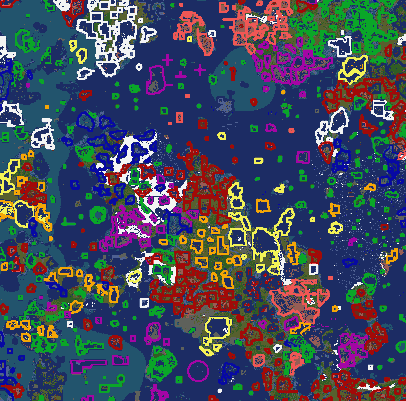
#> input picture dynmap_010.png, 406 x 401 px; the run also reads 1 picture not shown here
$ python test_visualization.py
#> lines starting #> are read from the running program, lines starting #| are printed output that depends on the picture; after the words box and inside, x2 and y2 are one past the last pixel; in counts of white or black regions, pixels touching at a corner belong together
#> in main, current_img is the input picture: PIL image 406x401 RGB; mean R, G, B 68.5, 73.7, 92.9
#!/usr/bin/env python3
"""
Test script for visualizing disappeared claim pixels.
"""

import os
from PIL import Image, ImageDraw
import numpy as np
from datetime import datetime

def get_disappeared_mask(current, previous, color_name):
    """
    Create a mask of pixels where a specific color disappeared between images.
    """
    # Define land claim colors with common variations
    land_claim_colors = {
        "red": [(163, 9, 7), (162, 8, 6), (164, 10, 8)],
        "green": [(10, 166, 40), (9, 165, 39), (11, 167, 41)],
        "purple": [(164, 5, 165), (163, 4, 164), (165, 6, 166)],
        "blue": [(7, 9, 164), (6, 8, 163), (8, 10, 165)],
        "orange": [(244, 166, 6), (243, 165, 5), (245, 167, 7)],
        "yellow": [(243, 242, 86), (242, 241, 85), (244, 243, 87), (240, 240, 80), (245, 245, 90)],
        "white": [(243, 244, 243), (242, 243, 242), (244, 245, 244)],
        "coral": [(240, 87, 85), (239, 86, 84), (241, 88, 86)]
    }

    # Get color variations for this color
    color_variations = land_claim_colors.get(color_name, [])
    if not color_variations:
        print(f"Warning: Unknown color name: {color_name}")
        return np.zeros((current.shape[0], current.shape[1]), dtype=bool)

    # Create masks for this color in both images
    current_mask = np.zeros((current.shape[0], current.shape[1]), dtype=bool)
    previous_mask = np.zeros((previous.shape[0], previous.shape[1]), dtype=bool)

    # Add each variation to the mask
    for color_rgb in color_variations:
        r, g, b = color_rgb

        # Exact matching for current image
        current_color_mask = (
            (current[:,:,0] == r) &
            (current[:,:,1] == g) &
            (current[:,:,2] == b)
        )
        current_mask = current_mask | current_color_mask

        # Exact matching for previous image
        previous_color_mask = (
            (previous[:,:,0] == r) &
            (previous[:,:,1] == g) &
            (previous[:,:,2] == b)
        )
        previous_mask = previous_mask | previous_color_mask

    # Find areas where color existed before but not now
    disappeared_mask = previous_mask & ~current_mask

    return disappeared_mask

def analyze_color_pixel_counts(current, previous):
    """
    Analyze changes in pixel counts for each land claim color.
    """
    # Define land claim colors with common variations
    land_claim_colors = {
        "red": [(163, 9, 7), (162, 8, 6), (164, 10, 8)],
        "green": [(10, 166, 40), (9, 165, 39), (11, 167, 41)],
        "purple": [(164, 5, 165), (163, 4, 164), (165, 6, 166)],
        "blue": [(7, 9, 164), (6, 8, 163), (8, 10, 165)],
        "orange": [(244, 166, 6), (243, 165, 5), (245, 167, 7)],
        "yellow": [(243, 242, 86), (242, 241, 85), (244, 243, 87), (240, 240, 80), (245, 245, 90)],
        "white": [(243, 244, 243), (242, 243, 242), (244, 245, 244)],
        "coral": [(240, 87, 85), (239, 86, 84), (241, 88, 86)]
    }

    # Get pixel counts for each color
    current_counts = {}
    previous_counts = {}

    for color_name, variations in land_claim_colors.items():
        # Initialize masks
        current_mask = np.zeros((current.shape[0], current.shape[1]), dtype=bool)
        previous_mask = np.zeros((previous.shape[0], previous.shape[1]), dtype=bool)

        # Add each variation to the mask
        for color_rgb in variations:
            r, g, b = color_rgb

            # Exact matching for current image
            current_color_mask = (
                (current[:,:,0] == r) &
                (current[:,:,1] == g) &
                (current[:,:,2] == b)
            )
            current_mask = current_mask | current_color_mask

            # Exact matching for previous image
            previous_color_mask = (
                (previous[:,:,0] == r) &
                (previous[:,:,1] == g) &
                (previous[:,:,2] == b)
            )
            previous_mask = previous_mask | previous_color_mask

        # Count pixels for this color
        current_counts[color_name] = np.sum(current_mask)
        previous_counts[color_name] = np.sum(previous_mask)
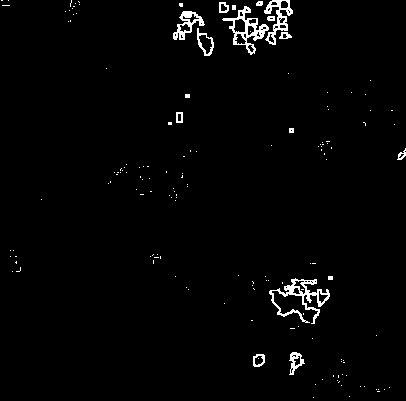
#> current_mask: shape (401, 406) bool; 1.9% white in thin lines or dots
#> previous_mask: shape (401, 406) bool; 1.9% white in thin lines or dots
#> after the loop, current_counts = {'red': 9791, 'green': 9788, 'purple': 4645, 'blue': 3934, 'orange': 3066, 'yellow': 2880, 'white': 6043, 'coral': 3126}; previous_counts = {'red': 9790, 'green': 9796, 'purple': 4645, 'blue': 3934, 'orange': 3066, 'yellow': 2831, 'white': 6043, 'coral': 3138}

    # Detect decreases in pixel counts
    disappeared_claims = {}
    total_disappeared_pixels = 0

    for color_name in land_claim_colors:
        if previous_counts[color_name] > 0:  # Avoid division by zero
            decrease = previous_counts[color_name] - current_counts[color_name]
            percent_decrease = (decrease / previous_counts[color_name]) * 100

            # Any decrease > 0 is significant for this test
            if decrease > 0:
                disappeared_claims[color_name] = {
                    'previous_count': int(previous_counts[color_name]),
                    'current_count': int(current_counts[color_name]),
                    'decrease': int(decrease),
                    'percent_decrease': float(percent_decrease)
                }
                total_disappeared_pixels += int(decrease)
                print(f"Detected disappearance in {color_name}: {decrease} pixels ({percent_decrease:.1f}%)")
#> this loop made 8 passes
#> (decrease, percent_decrease, total_disappeared_pixels) on passes 2, 8: (8, 0.0817, 8), (12, 0.382, 20)
#> (decrease, percent_decrease) on passes 1, 3, 4, 5, 6, 7: (-1, -0.0102), (0, 0), (0, 0), (0, 0), (-49, -1.73), (0, 0)
#| Detected disappearance in green: 8 pixels (0.1%)
#| Detected disappearance in coral: 12 pixels (0.4%)
#> after the loop, disappeared_claims = 2 items; total_disappeared_pixels = 20

    return disappeared_claims, total_disappeared_pixels

def main():
    # Use existing images for testing
    current_image_path = "dynmap_010.png"  # Replace with your current image
    previous_image_path = "dynmap_011.png"  # Replace with your previous image

    # Dim factor to make disappeared claims stand out
    dim_factor = 0.5  # 50% brightness - change this to test different values

    if not os.path.exists(current_image_path) or not os.path.exists(previous_image_path):
        print(f"Error: Couldn't find test images. Please make sure {current_image_path} and {previous_image_path} exist.")
        return

    # Load and convert images to RGB
    current_img = Image.open(current_image_path).convert('RGB')
    previous_img = Image.open(previous_image_path).convert('RGB')

    # Convert to numpy arrays
    current = np.array(current_img)
    previous = np.array(previous_img)

    print("Analyzing color pixel counts...")
    disappeared_claims, total_disappeared_pixels = analyze_color_pixel_counts(current, previous)
#> disappeared_claims = 2 items; total_disappeared_pixels = 20

    if total_disappeared_pixels > 0:
        print(f"Found {total_disappeared_pixels} total disappeared claim pixels across {len(disappeared_claims)} colors")
#| Found 20 total disappeared claim pixels across 2 colors

        # Create visualization
        print("Creating pixel-perfect visualization...")
        vis_img = current_img.copy()

        # Convert to RGB mode if needed
        if vis_img.mode != 'RGB':
            vis_img = vis_img.convert('RGB')

        # Dim the entire image
        print(f"Dimming background image by {(1-dim_factor)*100:.1f}% to make disappeared claims stand out...")
        pixels = np.array(vis_img)
        pixels = (pixels * dim_factor).astype(np.uint8)  # Reduce brightness
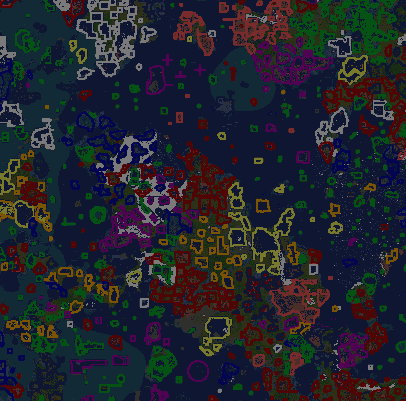
#> pixels: shape (401, 406, 3); mean R, G, B 34.1, 36.8, 46.3
        vis_img = Image.fromarray(pixels)

        draw = ImageDraw.Draw(vis_img)

        # For each color that disappeared, highlight its pixels in red
        for color_name in disappeared_claims.keys():
            print(f"  - Highlighting disappeared {color_name} pixels")

            # Get mask for this color
            disappeared_mask = get_disappeared_mask(current, previous, color_name)

            # Color each disappeared pixel bright red (not dimmed)
            y_indices, x_indices = np.where(disappeared_mask)
            for i in range(len(y_indices)):
                y, x = y_indices[i], x_indices[i]
                vis_img.putpixel((x, y), (255, 0, 0))  # Bright red
#> this loop made 2 passes
#> (color_name, color_variations in get_disappeared_mask) on pass 1: ('green', [(10, 166, 40), (9, 165, 39), (11, 167, 41)])
#> (color_name, color_variations in get_disappeared_mask, y_indices, x_indices) on pass 2: ('coral', [(240, 87, 85), (239, 86, 84), (241, 88, 86)], [241, 241, 241, 241, 242, 242, 242, 242, 243, 243, 243, 243], [330, 331, 332, 333, 330, 331, 332, 333, 330, 331, 332, 333])
#|   - Highlighting disappeared green pixels
#|   - Highlighting disappeared coral pixels
#> pass 1, in main, `disappeared_mask = get_disappeared_mask(current, previous, color_name)`:
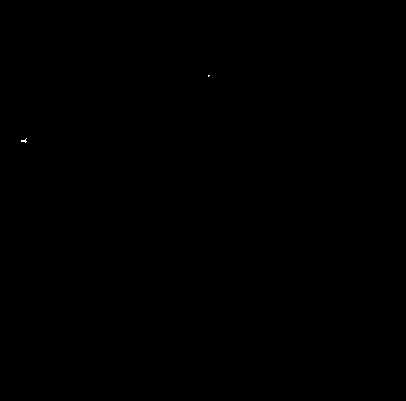
#> disappeared_mask: shape (401, 406) bool; 0.01% white in thin lines or dots, all inside (x1, y1, x2, y2) = (21, 75, 210, 143)

        # Add a legend
        legend_text = "Disappeared claims:"
        draw.text((10, 10), legend_text, fill=(255, 0, 0))
        y_offset = 30
        for color_name, stats in disappeared_claims.items():
            info_text = f"  {color_name}: {stats['decrease']} pixels"
            draw.text((10, y_offset), info_text, fill=(255, 0, 0))
            y_offset += 20
#> this loop made 2 passes
#> (color_name, info_text, y_offset) on passes 1 to 2: ('green', '  green: 8 pixels', 50), ('coral', '  coral: 12 pixels', 70)
#> after the loop, y_offset = 70

        # Save visualization
        os.makedirs("claim_disappearances", exist_ok=True)
        timestamp = datetime.now().strftime("%Y%m%d_%H%M%S")
        output_path = f"claim_disappearances/test_visualization_{timestamp}.png"
        vis_img.save(output_path)
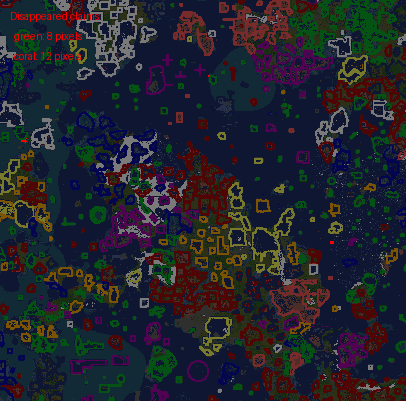
#> saved as test_visualization_20261120_163248.png: PIL image 406x401 RGB; mean R, G, B 34.9, 36.6, 46.1
        print(f"Visualization saved to: {output_path}")
    else:
        print("No pixel differences found between the images.")

if __name__ == "__main__":
    main()
